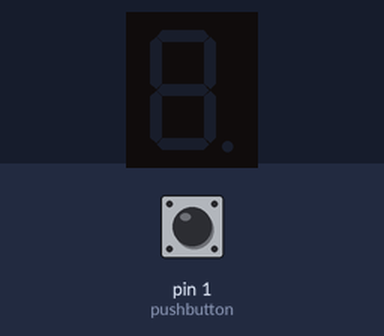
Recording of a sketch running on a simulated Arduino Uno, built with avr-gcc and run on an emulated ATmega328P. Parts: 1-digit seven-segment display. Wiring (inferred from the names in the program): 1-digit 7-segment display, segments lit when HIGH: segments pin 5, pin 6, pin 7, pin 8, pin 9, pin 10, pin 11, pin 12. The inputs (shaded band) are chosen by the test bench; at power-on: pin 1 (pushbutton) LOW. The segment pins are drawn as the display they are named for.

Above: at 1.2 s.
1.3 s: pin 1 (pushbutton) pulled HIGH for 0.15 s
At 1.7 s:
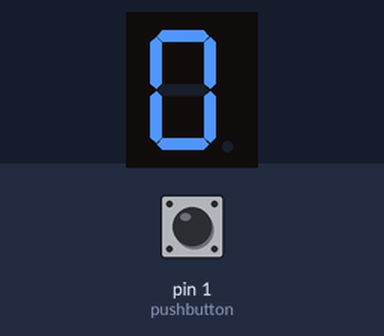
4.3 s: pin 1 (pushbutton) pulled HIGH for 3.2 s
At 7.2 s:
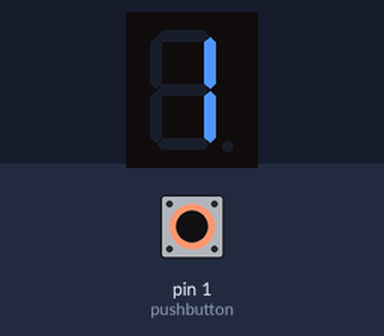
Timing chart, 0 to 8.7 s (numbered marks = the images above; inputs shaded):
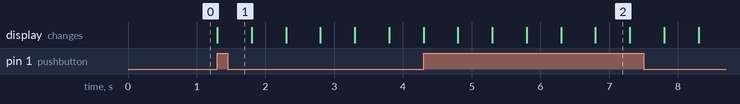

The sketch:

Display_2.ino
```cpp
/**************************************************************
 **
 **                       TITOL:                             **
 **
                    Display de 7 segments                    *
 **
 ** NOM:Òscar Castellà Pujol                 DATA:26/02/2019 **
 *************************************************************/
//*********************  INCLUDES  ****************************


//*********************  VARIABLES ****************************

int i;
int leds [8] = {5, 6, 7, 8, 9, 10, 11, 12};
int t = 500;
int a=5;
int b=6;
int c=7;
int d=8;
int e=9;
int f=10;
int g=11;
int h=12;
int pushbutton=1;
int estat = 0;

        //**********************   SETUP  *****************************

void setup()
{
  pinMode (pushbutton, INPUT);

  for (i = 0; i < 8; i++)
  {
    pinMode (leds[i], OUTPUT);
  }
}


  //************************   LOOP  *****************************
  void loop()
  {
    estat = digitalRead(pushbutton);
    if (estat ==1)
    {
    n0();
    delay(t);
    n1();
    delay(t);
    n2();
    delay(t);
    n3();
    delay(t);
    n4();
    delay(t);
    n5();
    delay(t);
    n6();
    delay(t);
    n7();
    delay(t);
    n8();
    delay(t);
    n9();
    delay(t);
    }
    else
    {
      blank();
    }
  }

  //**********************   FUNCIONS  ***************************

  void n0()
  {
    digitalWrite(a, HIGH);
    digitalWrite(b, HIGH);
    digitalWrite(c, HIGH);
    digitalWrite(d, HIGH);
    digitalWrite(e, HIGH);
    digitalWrite(f, HIGH);
    digitalWrite(g, LOW);
    digitalWrite(h, LOW);
  }

  void n1()
  {
    digitalWrite(a, LOW);
    digitalWrite(b, HIGH);
    digitalWrite(c, HIGH);
    digitalWrite(d, LOW);
    digitalWrite(e, LOW);
    digitalWrite(f, LOW);
    digitalWrite(g, LOW);
    digitalWrite(h, LOW);
  }

  void n2()
  {
    digitalWrite(a, HIGH);
    digitalWrite(b, HIGH);
    digitalWrite(c, LOW);
    digitalWrite(d, HIGH);
    digitalWrite(e, HIGH);
    digitalWrite(f, LOW);
    digitalWrite(g, HIGH);
    digitalWrite(h, LOW);
  }

  void n3()
  {
    digitalWrite(a, HIGH);
    digitalWrite(b, HIGH);
    digitalWrite(c, HIGH);
    digitalWrite(d, HIGH);
    digitalWrite(e, LOW);
    digitalWrite(f, LOW);
    digitalWrite(g, HIGH);
    digitalWrite(h, LOW);
  }

  void n4()
  {
    digitalWrite(a, LOW);
    digitalWrite(b, HIGH);
    digitalWrite(c, HIGH);
    digitalWrite(d, LOW);
    digitalWrite(e, LOW);
    digitalWrite(f, HIGH);
    digitalWrite(g, HIGH);
    digitalWrite(h, LOW);
  }

  void n5()
  { digitalWrite(a, HIGH);
    digitalWrite(b, LOW);
    digitalWrite(c, HIGH);
    digitalWrite(d, HIGH);
    digitalWrite(e, LOW);
    digitalWrite(f, HIGH);
    digitalWrite(g, HIGH);
    digitalWrite(h, LOW);
  }

  void n6()
  {
    digitalWrite(a, LOW);
    digitalWrite(b, LOW);
    digitalWrite(c, HIGH);
    digitalWrite(d, HIGH);
    digitalWrite(e, HIGH);
    digitalWrite(f, HIGH);
    digitalWrite(g, HIGH);
    digitalWrite(h, LOW);
  }

  void n7()
  {
    digitalWrite(a, HIGH);
    digitalWrite(b, HIGH);
    digitalWrite(c, HIGH);
    digitalWrite(d, LOW);
    digitalWrite(e, LOW);
    digitalWrite(f, LOW);
    digitalWrite(g, LOW);
    digitalWrite(h, LOW);
  }

  void n8()
  {
    digitalWrite(a, HIGH);
    digitalWrite(b, HIGH);
    digitalWrite(c, HIGH);
    digitalWrite(d, HIGH);
    digitalWrite(e, HIGH);
    digitalWrite(f, HIGH);
    digitalWrite(g, HIGH);
    digitalWrite(h, LOW);
  }

  void n9()
  {
    digitalWrite(a, HIGH);
    digitalWrite(b, HIGH);
    digitalWrite(c, HIGH);
    digitalWrite(d, LOW);
    digitalWrite(e, LOW);
    digitalWrite(f, HIGH);
    digitalWrite(g, HIGH);
    digitalWrite(h, LOW);
  }

  void blank()
  {
    digitalWrite(a, LOW);
    digitalWrite(b, LOW);
    digitalWrite(c, LOW);
    digitalWrite(d, LOW);
    digitalWrite(e, LOW);
    digitalWrite(f, LOW);
    digitalWrite(g, LOW);
    digitalWrite(h, LOW);
  }
```

Measured:
- after the input at 1.3 s, the display: changes at once (image 1)
- what the display in image 2 shows lasts 0.5 s, from 6.8 s to 7.3 s
